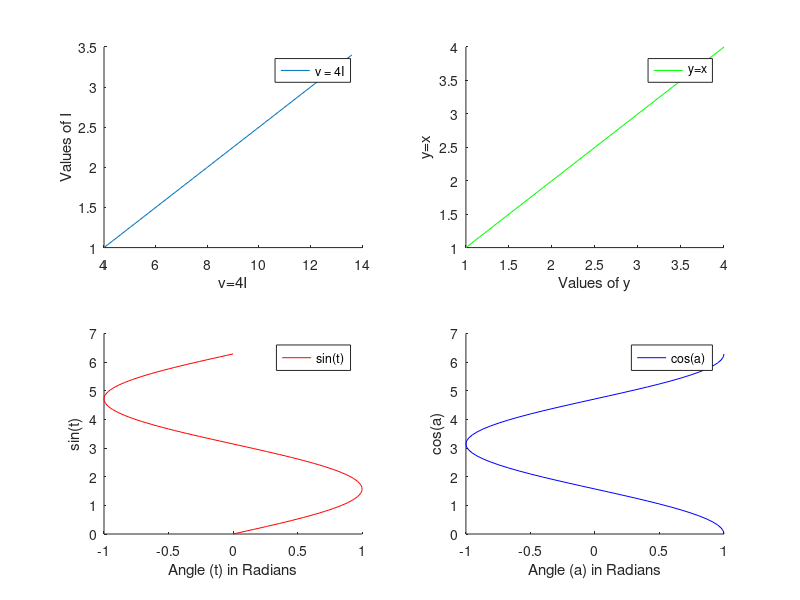

The MATLAB script that drew this image:
subplot(2, 2, 1);
I = [1 2 3.4];
v = 4 .* I;
plot(v, I);
xlabel('v=4I');
ylabel('Values of I');
box off;
legend('v = 4I');

subplot(2, 2, 2);
x = [1 2 3 4];
y = x;
plot(y, x, 'g');
xlabel('Values of y');
ylabel('y=x');
box off;
legend('y=x');

subplot(2, 2, 3);
t = 0 : pi / 60 : 2 * pi;
f = sin(t);
plot(f, t, 'r');
xlabel('Angle (t) in Radians');
ylabel('sin(t)');
box off;
legend('sin(t)');

subplot(2, 2, 4);
a = 0 : pi / 30 : 2 * pi;
b = cos(a);
plot(b, a, 'b');
xlabel('Angle (a) in Radians');
ylabel('cos(a)');
box off;
legend('cos(a)');